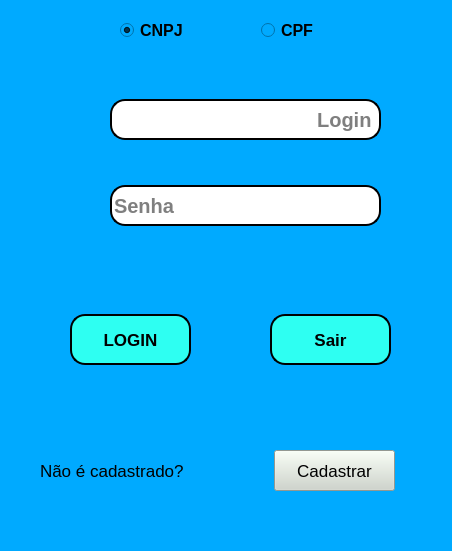
<?xml version="1.0" encoding="UTF-8"?>
<ui version="4.0">
 <class>MainWindow</class>
 <widget class="QMainWindow" name="MainWindow">
  <property name="geometry">
   <rect>
    <x>0</x>
    <y>0</y>
    <width>452</width>
    <height>551</height>
   </rect>
  </property>
  <property name="windowTitle">
   <string>MainWindow</string>
  </property>
  <property name="styleSheet">
   <string notr="true">background-color: rgb(0, 170, 255);</string>
  </property>
  <widget class="QWidget" name="centralwidget">
   <widget class="QPushButton" name="pb_login">
    <property name="geometry">
     <rect>
      <x>70</x>
      <y>314</y>
      <width>121</width>
      <height>51</height>
     </rect>
    </property>
    <property name="font">
     <font>
      <pointsize>13</pointsize>
      <weight>75</weight>
      <bold>true</bold>
     </font>
    </property>
    <property name="styleSheet">
     <string notr="true">background-color: rgb(46, 255, 242);
border-style: outset;
border-width: 2px;
border-radius: 15px;
border-color: black;</string>
    </property>
    <property name="text">
     <string>LOGIN</string>
    </property>
   </widget>
   <widget class="QLineEdit" name="le_login">
    <property name="geometry">
     <rect>
      <x>110</x>
      <y>99</y>
      <width>271</width>
      <height>41</height>
     </rect>
    </property>
    <property name="font">
     <font>
      <pointsize>15</pointsize>
      <weight>75</weight>
      <bold>true</bold>
     </font>
    </property>
    <property name="toolTip">
     <string>&lt;html&gt;&lt;head/&gt;&lt;body&gt;&lt;p&gt;&lt;br/&gt;&lt;/p&gt;&lt;/body&gt;&lt;/html&gt;</string>
    </property>
    <property name="styleSheet">
     <string notr="true">background-color: rgb(255, 255, 255);
border-radius: 15px;
border-style: outset;
border-width: 2px;</string>
    </property>
    <property name="alignment">
     <set>Qt::AlignRight|Qt::AlignTrailing|Qt::AlignVCenter</set>
    </property>
    <property name="placeholderText">
     <string>Login </string>
    </property>
   </widget>
   <widget class="QLineEdit" name="le_senha">
    <property name="geometry">
     <rect>
      <x>110</x>
      <y>185</y>
      <width>271</width>
      <height>41</height>
     </rect>
    </property>
    <property name="font">
     <font>
      <pointsize>15</pointsize>
      <weight>75</weight>
      <bold>true</bold>
     </font>
    </property>
    <property name="styleSheet">
     <string notr="true">background-color: rgb(255, 255, 255);
border-radius: 15px;
border-style: outset;
border-width: 2px;</string>
    </property>
    <property name="placeholderText">
     <string>Senha</string>
    </property>
   </widget>
   <widget class="QLabel" name="label">
    <property name="geometry">
     <rect>
      <x>40</x>
      <y>460</y>
      <width>181</width>
      <height>21</height>
     </rect>
    </property>
    <property name="font">
     <font>
      <pointsize>13</pointsize>
     </font>
    </property>
    <property name="text">
     <string>Não é cadastrado?</string>
    </property>
   </widget>
   <widget class="QPushButton" name="pb_cadastrar">
    <property name="geometry">
     <rect>
      <x>274</x>
      <y>450</y>
      <width>121</width>
      <height>41</height>
     </rect>
    </property>
    <property name="font">
     <font>
      <pointsize>13</pointsize>
     </font>
    </property>
    <property name="styleSheet">
     <string notr="true">background-color: rgb(255, 170, 0);
background-color: rgb(206, 213, 203);</string>
    </property>
    <property name="text">
     <string>Cadastrar</string>
    </property>
   </widget>
   <widget class="QLabel" name="label_2">
    <property name="geometry">
     <rect>
      <x>80</x>
      <y>99</y>
      <width>41</width>
      <height>31</height>
     </rect>
    </property>
    <property name="text">
     <string/>
    </property>
    <property name="pixmap">
     <pixmap>usuario.png</pixmap>
    </property>
   </widget>
   <widget class="QLabel" name="label_3">
    <property name="geometry">
     <rect>
      <x>70</x>
      <y>185</y>
      <width>51</width>
      <height>41</height>
     </rect>
    </property>
    <property name="text">
     <string/>
    </property>
    <property name="pixmap">
     <pixmap>cadeado.png</pixmap>
    </property>
   </widget>
   <widget class="QLabel" name="label_4">
    <property name="geometry">
     <rect>
      <x>120</x>
      <y>255</y>
      <width>241</width>
      <height>31</height>
     </rect>
    </property>
    <property name="font">
     <font>
      <pointsize>13</pointsize>
     </font>
    </property>
    <property name="styleSheet">
     <string notr="true">color: rgb(255, 255, 127);</string>
    </property>
    <property name="text">
     <string/>
    </property>
   </widget>
   <widget class="QPushButton" name="pb_sair">
    <property name="geometry">
     <rect>
      <x>270</x>
      <y>314</y>
      <width>121</width>
      <height>51</height>
     </rect>
    </property>
    <property name="font">
     <font>
      <pointsize>13</pointsize>
      <weight>75</weight>
      <bold>true</bold>
     </font>
    </property>
    <property name="styleSheet">
     <string notr="true">background-color: rgb(46, 255, 242);
border-style: outset;
border-width: 2px;
border-radius: 15px;
border-color: black;</string>
    </property>
    <property name="text">
     <string>Sair</string>
    </property>
   </widget>
   <widget class="QRadioButton" name="rb_cnpj">
    <property name="geometry">
     <rect>
      <x>120</x>
      <y>20</y>
      <width>95</width>
      <height>20</height>
     </rect>
    </property>
    <property name="font">
     <font>
      <pointsize>12</pointsize>
      <weight>75</weight>
      <bold>true</bold>
     </font>
    </property>
    <property name="styleSheet">
     <string notr="true"/>
    </property>
    <property name="text">
     <string>CNPJ</string>
    </property>
    <property name="checked">
     <bool>true</bool>
    </property>
   </widget>
   <widget class="QRadioButton" name="rb_cpf">
    <property name="geometry">
     <rect>
      <x>261</x>
      <y>20</y>
      <width>95</width>
      <height>20</height>
     </rect>
    </property>
    <property name="font">
     <font>
      <pointsize>12</pointsize>
      <weight>75</weight>
      <bold>true</bold>
     </font>
    </property>
    <property name="styleSheet">
     <string notr="true"/>
    </property>
    <property name="text">
     <string>CPF</string>
    </property>
   </widget>
   <zorder>label_3</zorder>
   <zorder>label_2</zorder>
   <zorder>pb_login</zorder>
   <zorder>le_login</zorder>
   <zorder>le_senha</zorder>
   <zorder>label</zorder>
   <zorder>pb_cadastrar</zorder>
   <zorder>label_4</zorder>
   <zorder>pb_sair</zorder>
   <zorder>rb_cnpj</zorder>
   <zorder>rb_cpf</zorder>
  </widget>
  <widget class="QMenuBar" name="menubar">
   <property name="geometry">
    <rect>
     <x>0</x>
     <y>0</y>
     <width>452</width>
     <height>26</height>
    </rect>
   </property>
  </widget>
  <widget class="QStatusBar" name="statusbar"/>
 </widget>
 <resources/>
 <connections/>
</ui>
